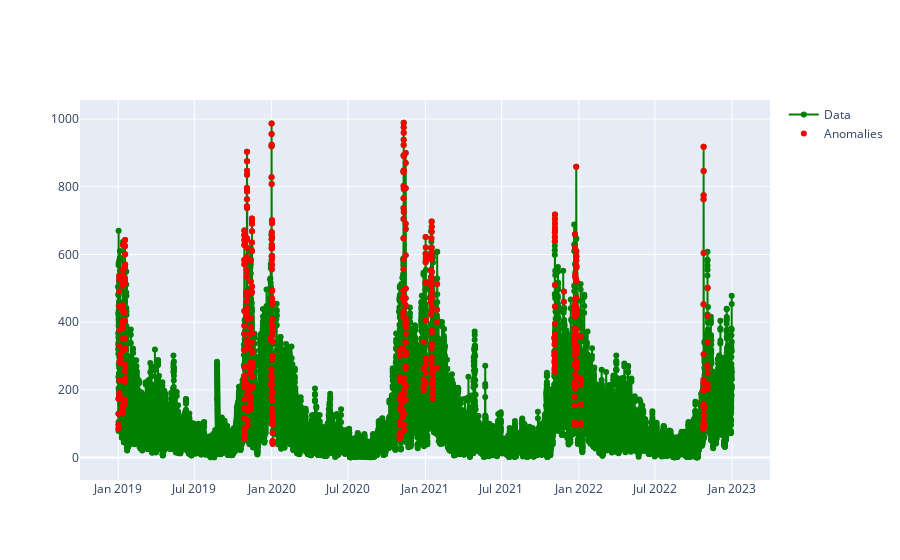

Here is the notebook cell this chart was saved with:
### Code cell
import plotly.graph_objects as go

trace1 = go.Scatter(x=df_data['from_date'], y=df_data['data'], mode='lines+markers', name='Data', line=dict(color='green'),hovertext=hover_arr)
trace2 = go.Scatter(x=df_data[df_data['is_anomaly']==1]['from_date'], y=df_data[df_data['is_anomaly']==1]['data'],
                   mode='markers', name=f"Anomalies", marker=dict(color='red', size=6),hovertext=df_data[df_data['is_anomaly']==1]['mse'].values)

fig = go.Figure(data=[trace1,trace2])
fig.show()

### Figure 1 — Plotly figure (JSON) as saved in the notebook; plotly's stock layout.template omitted (floating-point values rounded to 4 significant figures; data arrays with more than 128 entries replaced by an {"elided": "..."} marker saying what was removed)
{"data": [{"hovertext": {"elided": "35040 str values"}, "line": {"color": "green"}, "mode": "lines+markers", "name": "Data", "type": "scatter", "x": {"elided": "35040 str values"}, "y": {"elided": "35040 float values"}}, {"hovertext": {"elided": "531 float values"}, "marker": {"color": "red", "size": 6}, "mode": "markers", "name": "Anomalies", "type": "scatter", "x": {"elided": "531 str values"}, "y": {"elided": "531 float values"}}], "layout": {}}
